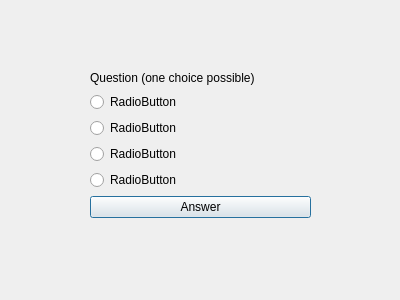
<?xml version="1.0" encoding="UTF-8"?>
<ui version="4.0">
 <class>SecondQuestion</class>
 <widget class="QDialog" name="SecondQuestion">
  <property name="geometry">
   <rect>
    <x>0</x>
    <y>0</y>
    <width>400</width>
    <height>300</height>
   </rect>
  </property>
  <property name="windowTitle">
   <string>Dialog</string>
  </property>
  <widget class="QWidget" name="">
   <property name="geometry">
    <rect>
     <x>90</x>
     <y>70</y>
     <width>221</width>
     <height>148</height>
    </rect>
   </property>
   <layout class="QVBoxLayout" name="verticalLayout">
    <item>
     <widget class="QLabel" name="label">
      <property name="text">
       <string>Question (one choice possible)</string>
      </property>
     </widget>
    </item>
    <item>
     <widget class="QRadioButton" name="radio1">
      <property name="text">
       <string>RadioButton</string>
      </property>
     </widget>
    </item>
    <item>
     <widget class="QRadioButton" name="radio2">
      <property name="text">
       <string>RadioButton</string>
      </property>
     </widget>
    </item>
    <item>
     <widget class="QRadioButton" name="radio3">
      <property name="text">
       <string>RadioButton</string>
      </property>
     </widget>
    </item>
    <item>
     <widget class="QRadioButton" name="radio4">
      <property name="text">
       <string>RadioButton</string>
      </property>
     </widget>
    </item>
    <item>
     <widget class="QPushButton" name="pushButton">
      <property name="text">
       <string>Answer</string>
      </property>
     </widget>
    </item>
   </layout>
  </widget>
 </widget>
 <resources/>
 <connections/>
</ui>
